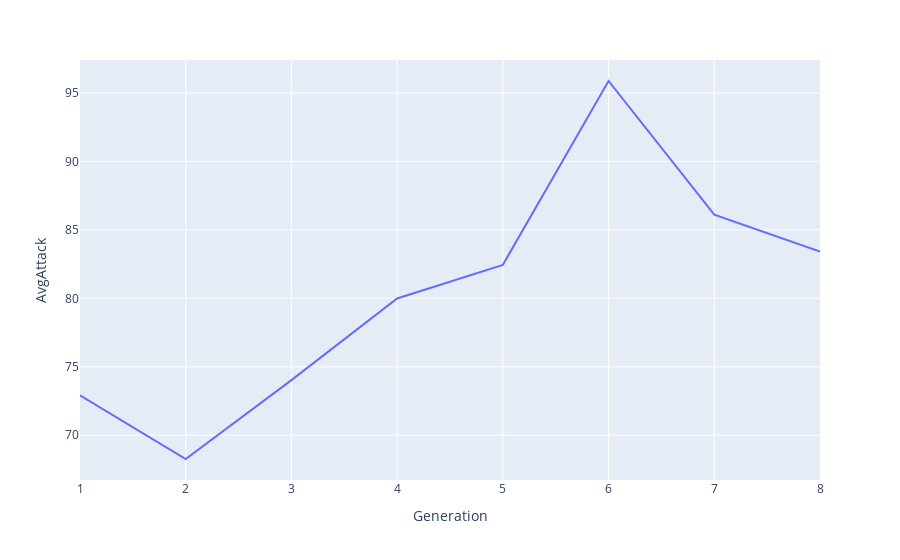

This figure's notebook cell:
### Markdown cell above
E vamos ao gráfico de linha! Esse mesmo conjunto de dados nos permite plotar um gráfico neste estilo.

### Code cell
fig = px.line(pokemons_gb, x="Generation", y="AvgAttack")

fig.show()

### Figure 1 — Plotly figure (JSON) as saved in the notebook; plotly's stock layout.template omitted (floating-point values rounded to 4 significant figures)
{"data": [{"hovertemplate": "Generation=%{x}<br>AvgAttack=%{y}<extra></extra>", "legendgroup": "", "line": {"color": "#636efa", "dash": "solid"}, "marker": {"symbol": "circle"}, "mode": "lines", "name": "", "orientation": "v", "showlegend": false, "type": "scatter", "x": [1, 2, 3, 4, 5, 6, 7, 8], "xaxis": "x", "y": [72.91, 68.26, 74.02, 79.99, 82.45, 95.88, 86.11, 83.42], "yaxis": "y"}], "layout": {"legend": {"tracegroupgap": 0}, "margin": {"t": 60}, "xaxis": {"anchor": "y", "domain": [0, 1], "title": {"text": "Generation"}}, "yaxis": {"anchor": "x", "domain": [0, 1], "title": {"text": "AvgAttack"}}}}
